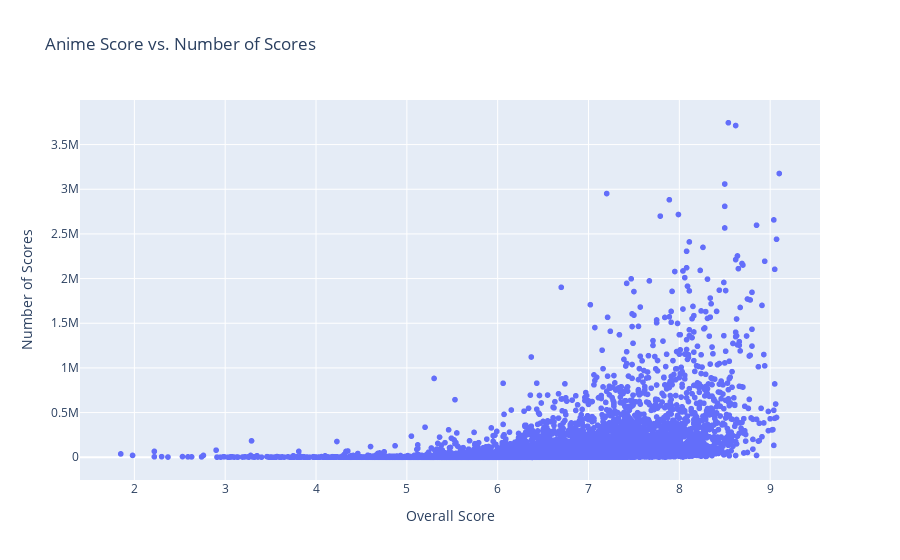

Notebook cell for this chart:
### Code cell
# Create a scatter plot using Plotly Express (px)
# The x-axis represents the 'Score' of the anime, and the y-axis represents the number of 'Members' who scored
# Label the x and y axes accordingly, set the title for the plot
fig = px.scatter(df_anime, x='Score', y='Members', 
                 labels={'Score':'Overall Score', 'Members':'Number of Scores'}, 
                 title='Anime Score vs. Number of Scores')

# Display the scatter plot
fig.show()

### Figure 1 — Plotly figure (JSON) as saved in the notebook; plotly's stock layout.template omitted (floating-point values rounded to 4 significant figures; data arrays with more than 128 entries replaced by an {"elided": "..."} marker saying what was removed)
{"data": [{"hovertemplate": "Overall Score=%{x}<br>Number of Scores=%{y}<extra></extra>", "legendgroup": "", "marker": {"color": "#636efa", "symbol": "circle"}, "mode": "markers", "name": "", "showlegend": false, "type": "scattergl", "x": {"elided": "24905 float values"}, "xaxis": "x", "y": {"elided": "24905 int values"}, "yaxis": "y"}], "layout": {"autosize": true, "legend": {"tracegroupgap": 0}, "title": {"text": "Anime Score vs. Number of Scores"}, "xaxis": {"anchor": "y", "autorange": true, "domain": [0, 1], "range": [1.411, 9.539], "title": {"text": "Overall Score"}, "type": "linear"}, "yaxis": {"anchor": "x", "autorange": true, "domain": [0, 1], "range": [-309000.0, 4054000.0], "title": {"text": "Number of Scores"}, "type": "linear"}}}
